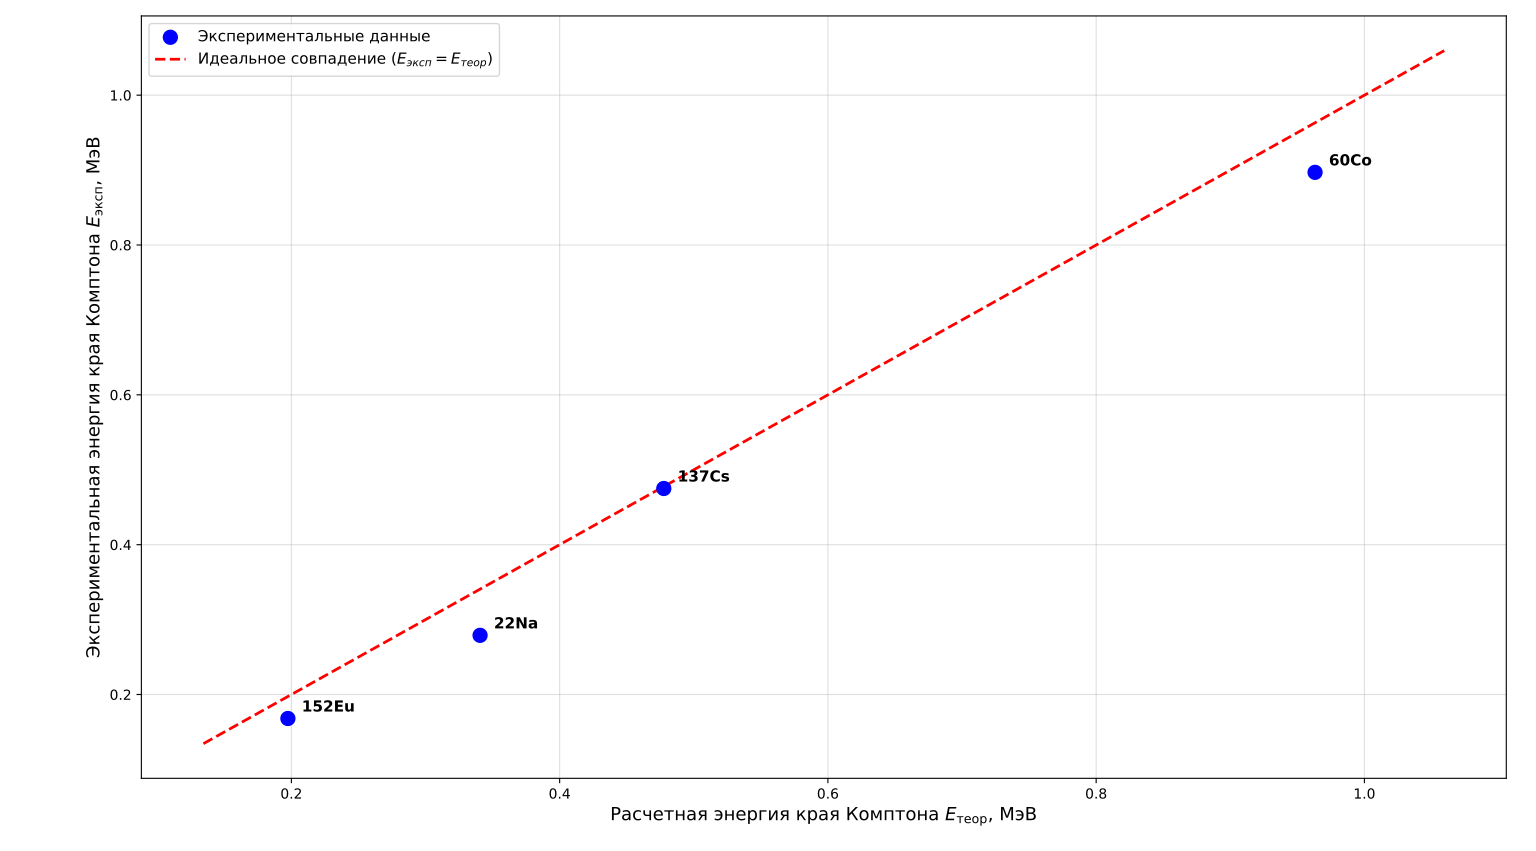

Generate this figure with Python:
import numpy as np
import matplotlib.pyplot as plt

# Данные: (Источник, E_эксп, E_гамма_источника для расчета теоретического края)
data = [
    ("60Co", 0.897, 1.173),   
    ("137Cs", 0.475, 0.662),  
    ("22Na", 0.279, 0.511),   
    ("152Eu", 0.168, 0.344)   
]

m_e_c2 = 0.511 # Энергия покоя электрона, МэВ

sources = []
E_exp_list = []
E_theo_list = []

print("Источник | E_эксп (МэВ) | E_гамма (МэВ) | E_теор (МэВ)")
print("-" * 55)

for source, E_exp, E_gamma in data:
    # Расчет теоретической энергии края Комптона по формуле из методички
    E_theo = E_gamma * (2 * E_gamma) / (2 * E_gamma + m_e_c2)
    sources.append(source)
    E_exp_list.append(E_exp)
    E_theo_list.append(E_theo)
    print(f"{source:8} | {E_exp:9.3f} | {E_gamma:11.3f} | {E_theo:9.3f}")

# Построение графика
plt.figure(figsize=(8, 8))

# Точки экспериментальных данных
plt.scatter(E_theo_list, E_exp_list, color='blue', s=100, zorder=5, label='Экспериментальные данные')

# Подписи к точкам
for i, txt in enumerate(sources):
    plt.annotate(txt, (E_theo_list[i], E_exp_list[i]), textcoords="offset points", 
                 xytext=(10, 5), fontsize=11, fontweight='bold')

# Линия идеального совпадения y = x
min_val = min(min(E_theo_list), min(E_exp_list)) * 0.8
max_val = max(max(E_theo_list), max(E_exp_list)) * 1.1
plt.plot([min_val, max_val], [min_val, max_val], 'r--', linewidth=2, 
         label='Идеальное совпадение ($E_{эксп} = E_{теор}$)')

plt.xlabel('Расчетная энергия края Комптона $E_{\\text{теор}}$, МэВ', fontsize=13)
plt.ylabel('Экспериментальная энергия края Комптона $E_{\\text{эксп}}$, МэВ', fontsize=13)
# plt.title('Сравнение экспериментальных и расчетных энергий края Комптона', fontsize=14)
plt.legend(fontsize=11, loc='upper left')
plt.grid(True, alpha=0.4)
plt.tight_layout()

plt.savefig('compton_edge_user_data.png', dpi=300)
print("\nГрафик сохранен как 'compton_edge_user_data.png'")
plt.show()
